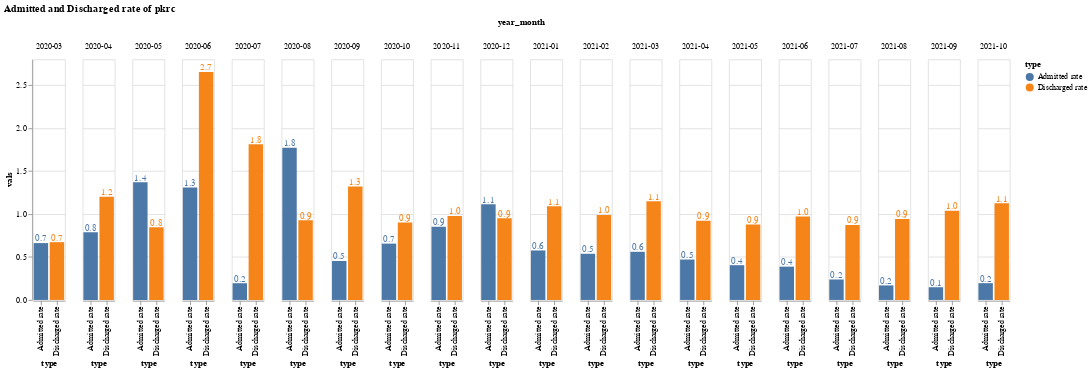

Notebook source saved alongside this figure:
### Code cell
#plot a grouped bar chart
chart=alt.Chart(pkrc_date).mark_bar().encode(
    x='type:O',
    y='vals:Q',
    color='type:N',
)
#mark the value on each bar of the chart
text = chart.mark_text(
    align='center',
    baseline='middle',
    dy=-5  # Nudges text to right so it doesn't appear on top of the bar
).encode(
    text=alt.Text('vals', format='.1f')
)
alt.layer(chart, text, data=pkrc_date).facet(column='year_month:N',title='Admitted and Discharged rate of pkrc'
)

### Figure 1 — Vega-Lite specification as saved in the notebook (floating-point values rounded to 4 significant figures)
{"config": {"view": {"continuousWidth": 400, "continuousHeight": 300}}, "data": {"name": "data-2557a0a5601e27f96d108155d45c3cc5"}, "facet": {"column": {"type": "nominal", "field": "year_month"}}, "spec": {"layer": [{"mark": "bar", "encoding": {"color": {"type": "nominal", "field": "type"}, "x": {"type": "ordinal", "field": "type"}, "y": {"type": "quantitative", "field": "vals"}}}, {"mark": {"type": "text", "align": "center", "baseline": "middle", "dy": -5}, "encoding": {"color": {"type": "nominal", "field": "type"}, "text": {"type": "quantitative", "field": "vals", "format": ".1f"}, "x": {"type": "ordinal", "field": "type"}, "y": {"type": "quantitative", "field": "vals"}}}]}, "title": "Admitted and Discharged rate of pkrc", "$schema": "https://vega.github.io/schema/vega-lite/v4.8.1.json", "datasets": {"data-2557a0a5601e27f96d108155d45c3cc5": [{"year_month": "2020-03", "type": "Admitted rate", "vals": 0.6616}, {"year_month": "2020-04", "type": "Admitted rate", "vals": 0.7888}, {"year_month": "2020-05", "type": "Admitted rate", "vals": 1.37}, {"year_month": "2020-06", "type": "Admitted rate", "vals": 1.307}, {"year_month": "2020-07", "type": "Admitted rate", "vals": 0.1947}, {"year_month": "2020-08", "type": "Admitted rate", "vals": 1.772}, {"year_month": "2020-09", "type": "Admitted rate", "vals": 0.4539}, {"year_month": "2020-10", "type": "Admitted rate", "vals": 0.6557}, {"year_month": "2020-11", "type": "Admitted rate", "vals": 0.8527}, {"year_month": "2020-12", "type": "Admitted rate", "vals": 1.114}, {"year_month": "2021-01", "type": "Admitted rate", "vals": 0.5759}, {"year_month": "2021-02", "type": "Admitted rate", "vals": 0.5373}, {"year_month": "2021-03", "type": "Admitted rate", "vals": 0.5605}, {"year_month": "2021-04", "type": "Admitted rate", "vals": 0.4705}, {"year_month": "2021-05", "type": "Admitted rate", "vals": 0.4046}, {"year_month": "2021-06", "type": "Admitted rate", "vals": 0.3877}, {"year_month": "2021-07", "type": "Admitted rate", "vals": 0.2382}, {"year_month": "2021-08", "type": "Admitted rate", "vals": 0.1692}, {"year_month": "2021-09", "type": "Admitted rate", "vals": 0.148}, {"year_month": "2021-10", "type": "Admitted rate", "vals": 0.1953}, {"year_month": "2020-03", "type": "Discharged rate", "vals": 0.6724}, {"year_month": "2020-04", "type": "Discharged rate", "vals": 1.201}, {"year_month": "2020-05", "type": "Discharged rate", "vals": 0.8449}, {"year_month": "2020-06", "type": "Discharged rate", "vals": 2.654}, {"year_month": "2020-07", "type": "Discharged rate", "vals": 1.811}, {"year_month": "2020-08", "type": "Discharged rate", "vals": 0.9274}, {"year_month": "2020-09", "type": "Discharged rate", "vals": 1.32}, {"year_month": "2020-10", "type": "Discharged rate", "vals": 0.9023}, {"year_month": "2020-11", "type": "Discharged rate", "vals": 0.9758}, {"year_month": "2020-12", "type": "Discharged rate", "vals": 0.9495}, {"year_month": "2021-01", "type": "Discharged rate", "vals": 1.09}, {"year_month": "2021-02", "type": "Discharged rate", "vals": 0.9878}, {"year_month": "2021-03", "type": "Discharged rate", "vals": 1.149}, {"year_month": "2021-04", "type": "Discharged rate", "vals": 0.9221}, {"year_month": "2021-05", "type": "Discharged rate", "vals": 0.8787}, {"year_month": "2021-06", "type": "Discharged rate", "vals": 0.9699}, {"year_month": "2021-07", "type": "Discharged rate", "vals": 0.8719}, {"year_month": "2021-08", "type": "Discharged rate", "vals": 0.9418}, {"year_month": "2021-09", "type": "Discharged rate", "vals": 1.038}, {"year_month": "2021-10", "type": "Discharged rate", "vals": 1.125}]}}
